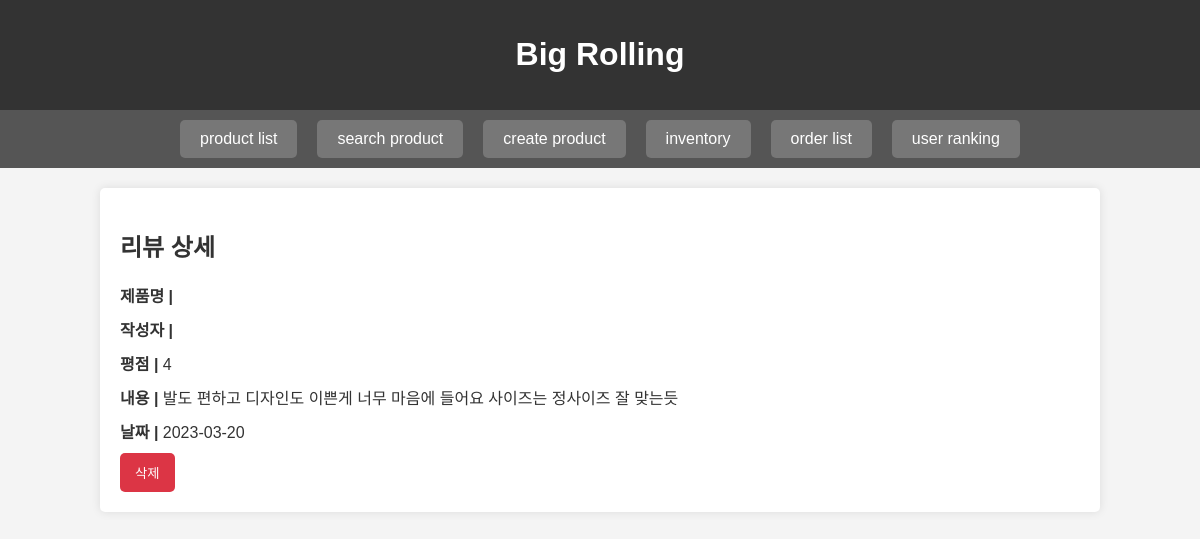
/php/review_detail.php?id=39, run on the app's committed database.
### tables this page shows
CREATE TABLE `review` (
  `review_id` int(11) NOT NULL AUTO_INCREMENT,
  `product_id` int(11) NOT NULL,
  `user_id` int(11) NOT NULL,
  `rating` int(11) NOT NULL,
  `review_text` text DEFAULT NULL,
  `review_date` date NOT NULL,
  PRIMARY KEY (`review_id`),
  KEY `user_id` (`user_id`),
  KEY `product_id` (`product_id`),
  CONSTRAINT `review_ibfk_1` FOREIGN KEY (`user_id`) REFERENCES `user` (`user_id`),
  CONSTRAINT `review_ibfk_2` FOREIGN KEY (`product_id`) REFERENCES `product` (`product_id`)
);

### php/db_connection.php (called while the page is built, shortened)
<?php
$servername = "localhost";
$username = "root";
$password = "";
$dbname = "team16";
function connectToDatabase() {
    global $servername, $username, $password, $dbname;
    $conn = mysqli_connect($servername, $username, $password, $dbname);
    return $conn;
}
?>

### php/review_detail.php (the view, shortened to what this page needs)
<?php
include(__DIR__ . '/db_connection.php');
if (isset($_GET['id'])) {
	$reviewId = $_GET['id'];
	$reviewQuery = "SELECT * FROM REVIEW WHERE review_id = $reviewId";
	$reviewResult = mysqli_query(connectToDatabase(), $reviewQuery);
	$review = mysqli_fetch_assoc($reviewResult);
	$productQuery = "SELECT * FROM PRODUCT WHERE product_id = " . $review['product_id'];
	$productResult = mysqli_query(connectToDatabase(), $productQuery);
	$product = mysqli_fetch_assoc($productResult);
	$userQuery = "SELECT username FROM USER WHERE user_id = " . $review['user_id'];
	$userResult = mysqli_query(connectToDatabase(), $userQuery);
	$user = mysqli_fetch_assoc($userResult);
} else {
	echo "유효하지 않은 리뷰 ID";
	exit;
}
?>
<!DOCTYPE html>
<html lang="ko">
<head>
</head>
<body>
	<header>
		<a href="product_list.php"><h1>Big Rolling</h1></a>
	</header>
	<nav>
		<a href="product_list.php">product list</a>
		<a href="search_product.php">search product</a>
		<a href="create_product.php">create product</a>
		<a href="inventory_management.php">inventory</a>
		<a href="order_list.php">order list</a>
		<a href="user_ranking.php">user ranking</a>
	</nav>
	<div class="container">
		<h2>리뷰 상세</h2>
		<p><strong>제품명 | </strong> <?php echo $product['product_name']; ?></p>
		<p><strong>작성자 | </strong> <?php echo $user['username']; ?></p>
		<p><strong>평점 | </strong> <?php echo $review['rating']; ?></p>
		<p><strong>내용 | </strong> <?php echo $review['review_text']; ?></p>
		<p><strong>날짜 | </strong> <?php echo $review['review_date']; ?></p>
		<form method="post" action="">
			<button type="submit" name="delete_review">삭제</button>
		</form>
	</div>
</body>
</html>

### php/review_detail.php (style rules this page uses)
body { font-family: 'Arial', sans-serif; margin: 0; padding: 0; background-color: #f4f4f4; color: #333; }
.container { width: 80%; margin: 0 auto; background-color: #fff; padding: 20px; border-radius: 5px; box-shadow: 0 0 10px rgba(0, 0, 0, 0.1); margin-top: 20px; }
p { margin: 10px 0; }
button { background-color: #dc3545; color: white; border: none; padding: 10px 15px; cursor: pointer; border-radius: 5px; }
body { font-family: Arial, sans-serif; margin: 0; padding: 0; }
header { background-color: #333; padding: 15px; text-align: center; color: #fff; }
nav { display: flex; justify-content: center; background-color: #555; padding: 10px; }
nav a { color: white; text-decoration: none; padding: 10px 20px; margin: 0 10px; border-radius: 5px; background-color: #777; transition: background-color 0.3s; }
header a { color: white; text-decoration: none; }

### data on the page
review: rating "4", review_text "발도 편하고 디자인도 이쁜게 너무 마음에 들어요 사이즈는 정사이즈 잘 맞는듯", review_date "2023-03-20"
